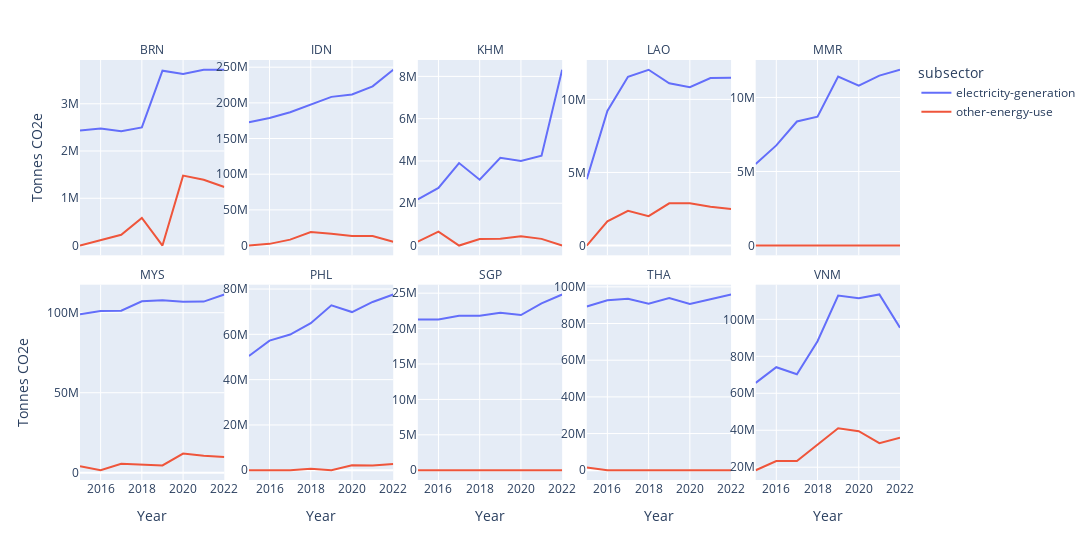

The notebook cell saved with this chart:
### Code cell
df_power_group = df_power.groupby(["iso3_country","subsector","Year"],as_index=False)[["emissions_quantity"]].sum()

fig = px.line(df_power_group,x="Year",y="emissions_quantity",facet_col="iso3_country",color="subsector",facet_col_wrap=5,width=2000,facet_col_spacing=0.03)

fig.update_yaxes(matches=None)
fig.for_each_yaxis(lambda yaxis: yaxis.update(showticklabels=True))
fig.for_each_annotation(lambda a: a.update(text=a.text.split("=")[1]))
fig.for_each_trace(lambda t: t.update(name=t.name.split("=")[0]))

fig.update_layout(
    yaxis=dict(
        title_text="Tonnes CO2e",
    ),    
    yaxis6=dict(
        title_text="Tonnes CO2e",
    ),  )


fig.show()

### Figure 1 — Plotly figure (JSON) as saved in the notebook; plotly's stock layout.template omitted (floating-point values rounded to 4 significant figures)
{"data": [{"hovertemplate": "subsector=electricity-generation<br>iso3_country=BRN<br>Year=%{x}<br>emissions_quantity=%{y}<extra></extra>", "legendgroup": "electricity-generation", "line": {"color": "#636efa", "dash": "solid"}, "marker": {"symbol": "circle"}, "mode": "lines", "name": "electricity-generation", "orientation": "v", "showlegend": true, "type": "scatter", "x": [2015, 2016, 2017, 2018, 2019, 2020, 2021, 2022], "xaxis": "x6", "y": [2437000, 2478000, 2418000, 2501000, 3700000, 3632000, 3720000, 3720000], "yaxis": "y6"}, {"hovertemplate": "subsector=electricity-generation<br>iso3_country=IDN<br>Year=%{x}<br>emissions_quantity=%{y}<extra></extra>", "legendgroup": "electricity-generation", "line": {"color": "#636efa", "dash": "solid"}, "marker": {"symbol": "circle"}, "mode": "lines", "name": "electricity-generation", "orientation": "v", "showlegend": false, "type": "scatter", "x": [2015, 2016, 2017, 2018, 2019, 2020, 2021, 2022], "xaxis": "x7", "y": [172814000, 178724000, 186808000, 197988000, 208421000, 211672000, 223213000, 246401000], "yaxis": "y7"}, {"hovertemplate": "subsector=electricity-generation<br>iso3_country=KHM<br>Year=%{x}<br>emissions_quantity=%{y}<extra></extra>", "legendgroup": "electricity-generation", "line": {"color": "#636efa", "dash": "solid"}, "marker": {"symbol": "circle"}, "mode": "lines", "name": "electricity-generation", "orientation": "v", "showlegend": false, "type": "scatter", "x": [2015, 2016, 2017, 2018, 2019, 2020, 2021, 2022], "xaxis": "x8", "y": [2188000, 2723000, 3901000, 3114000, 4146000, 3997000, 4253000, 8313000], "yaxis": "y8"}, {"hovertemplate": "subsector=electricity-generation<br>iso3_country=LAO<br>Year=%{x}<br>emissions_quantity=%{y}<extra></extra>", "legendgroup": "electricity-generation", "line": {"color": "#636efa", "dash": "solid"}, "marker": {"symbol": "circle"}, "mode": "lines", "name": "electricity-generation", "orientation": "v", "showlegend": false, "type": "scatter", "x": [2015, 2016, 2017, 2018, 2019, 2020, 2021, 2022], "xaxis": "x9", "y": [4545000, 9212000, 11541000, 12026000, 11104000, 10834000, 11462000, 11482000], "yaxis": "y9"}, {"hovertemplate": "subsector=electricity-generation<br>iso3_country=MMR<br>Year=%{x}<br>emissions_quantity=%{y}<extra></extra>", "legendgroup": "electricity-generation", "line": {"color": "#636efa", "dash": "solid"}, "marker": {"symbol": "circle"}, "mode": "lines", "name": "electricity-generation", "orientation": "v", "showlegend": false, "type": "scatter", "x": [2015, 2016, 2017, 2018, 2019, 2020, 2021, 2022], "xaxis": "x10", "y": [5503000, 6763000, 8376000, 8702000, 11413000, 10803000, 11472000, 11870000], "yaxis": "y10"}, {"hovertemplate": "subsector=electricity-generation<br>iso3_country=MYS<br>Year=%{x}<br>emissions_quantity=%{y}<extra></extra>", "legendgroup": "electricity-generation", "line": {"color": "#636efa", "dash": "solid"}, "marker": {"symbol": "circle"}, "mode": "lines", "name": "electricity-generation", "orientation": "v", "showlegend": false, "type": "scatter", "x": [2015, 2016, 2017, 2018, 2019, 2020, 2021, 2022], "xaxis": "x", "y": [99014000, 101032000, 101264000, 107139000, 107774000, 106851000, 106933000, 111387000], "yaxis": "y"}, {"hovertemplate": "subsector=electricity-generation<br>iso3_country=PHL<br>Year=%{x}<br>emissions_quantity=%{y}<extra></extra>", "legendgroup": "electricity-generation", "line": {"color": "#636efa", "dash": "solid"}, "marker": {"symbol": "circle"}, "mode": "lines", "name": "electricity-generation", "orientation": "v", "showlegend": false, "type": "scatter", "x": [2015, 2016, 2017, 2018, 2019, 2020, 2021, 2022], "xaxis": "x2", "y": [50437000, 57227000, 59895000, 64908000, 72831000, 69842000, 74292000, 77607000], "yaxis": "y2"}, {"hovertemplate": "subsector=electricity-generation<br>iso3_country=SGP<br>Year=%{x}<br>emissions_quantity=%{y}<extra></extra>", "legendgroup": "electricity-generation", "line": {"color": "#636efa", "dash": "solid"}, "marker": {"symbol": "circle"}, "mode": "lines", "name": "electricity-generation", "orientation": "v", "showlegend": false, "type": "scatter", "x": [2015, 2016, 2017, 2018, 2019, 2020, 2021, 2022], "xaxis": "x3", "y": [21289000, 21295000, 21812000, 21799000, 22231000, 21907000, 23568000, 24819000], "yaxis": "y3"}, {"hovertemplate": "subsector=electricity-generation<br>iso3_country=THA<br>Year=%{x}<br>emissions_quantity=%{y}<extra></extra>", "legendgroup": "electricity-generation", "line": {"color": "#636efa", "dash": "solid"}, "marker": {"symbol": "circle"}, "mode": "lines", "name": "electricity-generation", "orientation": "v", "showlegend": false, "type": "scatter", "x": [2015, 2016, 2017, 2018, 2019, 2020, 2021, 2022], "xaxis": "x4", "y": [89330000, 92688000, 93489000, 90802000, 93903000, 90708000, 93288000, 95849000], "yaxis": "y4"}, {"hovertemplate": "subsector=electricity-generation<br>iso3_country=VNM<br>Year=%{x}<br>emissions_quantity=%{y}<extra></extra>", "legendgroup": "electricity-generation", "line": {"color": "#636efa", "dash": "solid"}, "marker": {"symbol": "circle"}, "mode": "lines", "name": "electricity-generation", "orientation": "v", "showlegend": false, "type": "scatter", "x": [2015, 2016, 2017, 2018, 2019, 2020, 2021, 2022], "xaxis": "x5", "y": [65649000, 74107000, 70294000, 88152000, 112863000, 111380000, 113467000, 95491000], "yaxis": "y5"}, {"hovertemplate": "subsector=other-energy-use<br>iso3_country=BRN<br>Year=%{x}<br>emissions_quantity=%{y}<extra></extra>", "legendgroup": "other-energy-use", "line": {"color": "#EF553B", "dash": "solid"}, "marker": {"symbol": "circle"}, "mode": "lines", "name": "other-energy-use", "orientation": "v", "showlegend": true, "type": "scatter", "x": [2015, 2016, 2017, 2018, 2019, 2020, 2021, 2022], "xaxis": "x6", "y": [0, 107100.0, 226800.0, 583500.0, 0, 1480000.0, 1393000.0, 1238000.0], "yaxis": "y6"}, {"hovertemplate": "subsector=other-energy-use<br>iso3_country=IDN<br>Year=%{x}<br>emissions_quantity=%{y}<extra></extra>", "legendgroup": "other-energy-use", "line": {"color": "#EF553B", "dash": "solid"}, "marker": {"symbol": "circle"}, "mode": "lines", "name": "other-energy-use", "orientation": "v", "showlegend": false, "type": "scatter", "x": [2015, 2016, 2017, 2018, 2019, 2020, 2021, 2022], "xaxis": "x7", "y": [0, 2340000.0, 8290000.0, 19010000.0, 16370000.0, 13230000.0, 13420000.0, 5401000.0], "yaxis": "y7"}, {"hovertemplate": "subsector=other-energy-use<br>iso3_country=KHM<br>Year=%{x}<br>emissions_quantity=%{y}<extra></extra>", "legendgroup": "other-energy-use", "line": {"color": "#EF553B", "dash": "solid"}, "marker": {"symbol": "circle"}, "mode": "lines", "name": "other-energy-use", "orientation": "v", "showlegend": false, "type": "scatter", "x": [2015, 2016, 2017, 2018, 2019, 2020, 2021, 2022], "xaxis": "x8", "y": [186100.0, 654600.0, 0, 305900.0, 320800.0, 437700.0, 314800.0, 0], "yaxis": "y8"}, {"hovertemplate": "subsector=other-energy-use<br>iso3_country=LAO<br>Year=%{x}<br>emissions_quantity=%{y}<extra></extra>", "legendgroup": "other-energy-use", "line": {"color": "#EF553B", "dash": "solid"}, "marker": {"symbol": "circle"}, "mode": "lines", "name": "other-energy-use", "orientation": "v", "showlegend": false, "type": "scatter", "x": [2015, 2016, 2017, 2018, 2019, 2020, 2021, 2022], "xaxis": "x9", "y": [0, 1655000.0, 2380000.0, 2011000.0, 2890000.0, 2890000.0, 2658000.0, 2506000.0], "yaxis": "y9"}, {"hovertemplate": "subsector=other-energy-use<br>iso3_country=MMR<br>Year=%{x}<br>emissions_quantity=%{y}<extra></extra>", "legendgroup": "other-energy-use", "line": {"color": "#EF553B", "dash": "solid"}, "marker": {"symbol": "circle"}, "mode": "lines", "name": "other-energy-use", "orientation": "v", "showlegend": false, "type": "scatter", "x": [2015, 2016, 2017, 2018, 2019, 2020, 2021, 2022], "xaxis": "x10", "y": [0, 0, 0, 0, 0, 0, 0, 0], "yaxis": "y10"}, {"hovertemplate": "subsector=other-energy-use<br>iso3_country=MYS<br>Year=%{x}<br>emissions_quantity=%{y}<extra></extra>", "legendgroup": "other-energy-use", "line": {"color": "#EF553B", "dash": "solid"}, "marker": {"symbol": "circle"}, "mode": "lines", "name": "other-energy-use", "orientation": "v", "showlegend": false, "type": "scatter", "x": [2015, 2016, 2017, 2018, 2019, 2020, 2021, 2022], "xaxis": "x", "y": [4138856, 1567000.0, 5658000.0, 5159000.0, 4590000.0, 12004098, 10600000.0, 9832000.0], "yaxis": "y"}, {"hovertemplate": "subsector=other-energy-use<br>iso3_country=PHL<br>Year=%{x}<br>emissions_quantity=%{y}<extra></extra>", "legendgroup": "other-energy-use", "line": {"color": "#EF553B", "dash": "solid"}, "marker": {"symbol": "circle"}, "mode": "lines", "name": "other-energy-use", "orientation": "v", "showlegend": false, "type": "scatter", "x": [2015, 2016, 2017, 2018, 2019, 2020, 2021, 2022], "xaxis": "x2", "y": [0, 0, 27920.0, 708300.0, 0, 2238000.0, 2068000.0, 2731000.0], "yaxis": "y2"}, {"hovertemplate": "subsector=other-energy-use<br>iso3_country=SGP<br>Year=%{x}<br>emissions_quantity=%{y}<extra></extra>", "legendgroup": "other-energy-use", "line": {"color": "#EF553B", "dash": "solid"}, "marker": {"symbol": "circle"}, "mode": "lines", "name": "other-energy-use", "orientation": "v", "showlegend": false, "type": "scatter", "x": [2015, 2016, 2017, 2018, 2019, 2020, 2021, 2022], "xaxis": "x3", "y": [0, 0, 0, 0, 0, 0, 0, 0], "yaxis": "y3"}, {"hovertemplate": "subsector=other-energy-use<br>iso3_country=THA<br>Year=%{x}<br>emissions_quantity=%{y}<extra></extra>", "legendgroup": "other-energy-use", "line": {"color": "#EF553B", "dash": "solid"}, "marker": {"symbol": "circle"}, "mode": "lines", "name": "other-energy-use", "orientation": "v", "showlegend": false, "type": "scatter", "x": [2015, 2016, 2017, 2018, 2019, 2020, 2021, 2022], "xaxis": "x4", "y": [1538000.0, 0, 0, 0, 0, 0, 0, 0], "yaxis": "y4"}, {"hovertemplate": "subsector=other-energy-use<br>iso3_country=VNM<br>Year=%{x}<br>emissions_quantity=%{y}<extra></extra>", "legendgroup": "other-energy-use", "line": {"color": "#EF553B", "dash": "solid"}, "marker": {"symbol": "circle"}, "mode": "lines", "name": "other-energy-use", "orientation": "v", "showlegend": false, "type": "scatter", "x": [2015, 2016, 2017, 2018, 2019, 2020, 2021, 2022], "xaxis": "x5", "y": [18370000.0, 23310000.0, 23380000.0, 32390000.0, 41060000.0, 39500000.0, 33020000.0, 35950000.0], "yaxis": "y5"}], "layout": {"annotations": [{"font": {}, "showarrow": false, "text": "MYS", "x": 0.088, "xanchor": "center", "xref": "paper", "y": 0.465, "yanchor": "bottom", "yref": "paper"}, {"font": {}, "showarrow": false, "text": "PHL", "x": 0.294, "xanchor": "center", "xref": "paper", "y": 0.465, "yanchor": "bottom", "yref": "paper"}, {"font": {}, "showarrow": false, "text": "SGP", "x": 0.5, "xanchor": "center", "xref": "paper", "y": 0.465, "yanchor": "bottom", "yref": "paper"}, {"font": {}, "showarrow": false, "text": "THA", "x": 0.706, "xanchor": "center", "xref": "paper", "y": 0.465, "yanchor": "bottom", "yref": "paper"}, {"font": {}, "showarrow": false, "text": "VNM", "x": 0.912, "xanchor": "center", "xref": "paper", "y": 0.465, "yanchor": "bottom", "yref": "paper"}, {"font": {}, "showarrow": false, "text": "BRN", "x": 0.088, "xanchor": "center", "xref": "paper", "y": 1.0, "yanchor": "bottom", "yref": "paper"}, {"font": {}, "showarrow": false, "text": "IDN", "x": 0.294, "xanchor": "center", "xref": "paper", "y": 1.0, "yanchor": "bottom", "yref": "paper"}, {"font": {}, "showarrow": false, "text": "KHM", "x": 0.5, "xanchor": "center", "xref": "paper", "y": 1.0, "yanchor": "bottom", "yref": "paper"}, {"font": {}, "showarrow": false, "text": "LAO", "x": 0.706, "xanchor": "center", "xref": "paper", "y": 1.0, "yanchor": "bottom", "yref": "paper"}, {"font": {}, "showarrow": false, "text": "MMR", "x": 0.912, "xanchor": "center", "xref": "paper", "y": 1.0, "yanchor": "bottom", "yref": "paper"}], "legend": {"title": {"text": "subsector"}, "tracegroupgap": 0}, "margin": {"t": 60}, "width": 2000, "xaxis": {"anchor": "y", "domain": [0, 0.176], "title": {"text": "Year"}}, "xaxis10": {"anchor": "y10", "domain": [0.824, 1], "matches": "x", "showticklabels": false}, "xaxis2": {"anchor": "y2", "domain": [0.206, 0.382], "matches": "x", "title": {"text": "Year"}}, "xaxis3": {"anchor": "y3", "domain": [0.412, 0.588], "matches": "x", "title": {"text": "Year"}}, "xaxis4": {"anchor": "y4", "domain": [0.618, 0.794], "matches": "x", "title": {"text": "Year"}}, "xaxis5": {"anchor": "y5", "domain": [0.824, 1], "matches": "x", "title": {"text": "Year"}}, "xaxis6": {"anchor": "y6", "domain": [0, 0.176], "matches": "x", "showticklabels": false}, "xaxis7": {"anchor": "y7", "domain": [0.206, 0.382], "matches": "x", "showticklabels": false}, "xaxis8": {"anchor": "y8", "domain": [0.412, 0.588], "matches": "x", "showticklabels": false}, "xaxis9": {"anchor": "y9", "domain": [0.618, 0.794], "matches": "x", "showticklabels": false}, "yaxis": {"anchor": "x", "domain": [0, 0.465], "showticklabels": true, "title": {"text": "Tonnes CO2e"}}, "yaxis10": {"anchor": "x10", "domain": [0.535, 1.0], "showticklabels": true}, "yaxis2": {"anchor": "x2", "domain": [0, 0.465], "showticklabels": true}, "yaxis3": {"anchor": "x3", "domain": [0, 0.465], "showticklabels": true}, "yaxis4": {"anchor": "x4", "domain": [0, 0.465], "showticklabels": true}, "yaxis5": {"anchor": "x5", "domain": [0, 0.465], "showticklabels": true}, "yaxis6": {"anchor": "x6", "domain": [0.535, 1.0], "showticklabels": true, "title": {"text": "Tonnes CO2e"}}, "yaxis7": {"anchor": "x7", "domain": [0.535, 1.0], "showticklabels": true}, "yaxis8": {"anchor": "x8", "domain": [0.535, 1.0], "showticklabels": true}, "yaxis9": {"anchor": "x9", "domain": [0.535, 1.0], "showticklabels": true}}}
